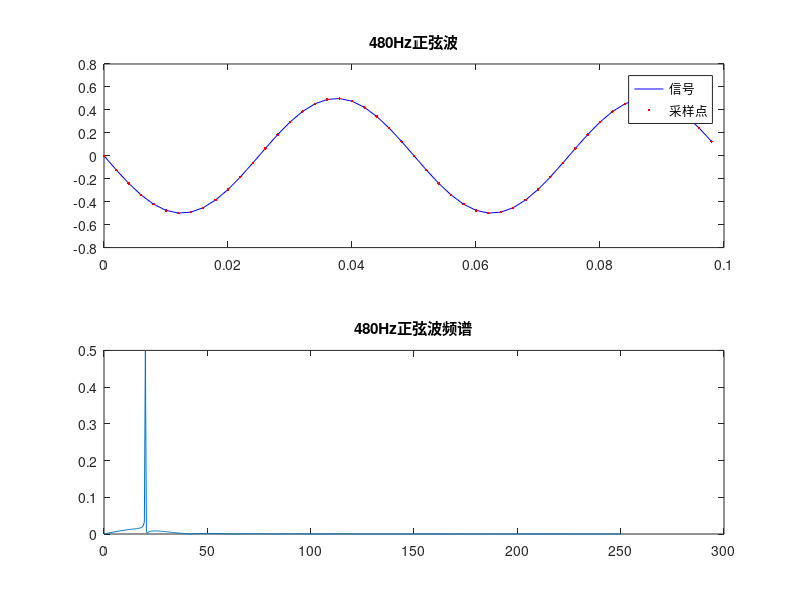
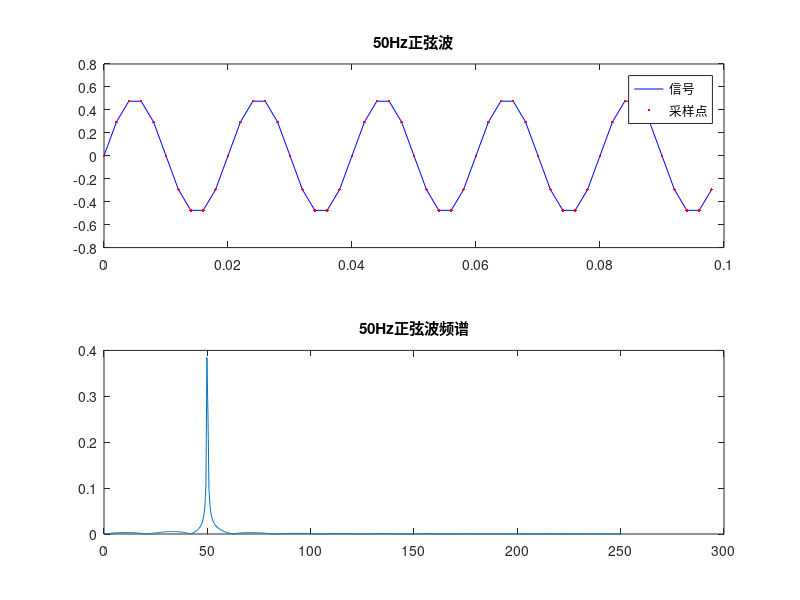
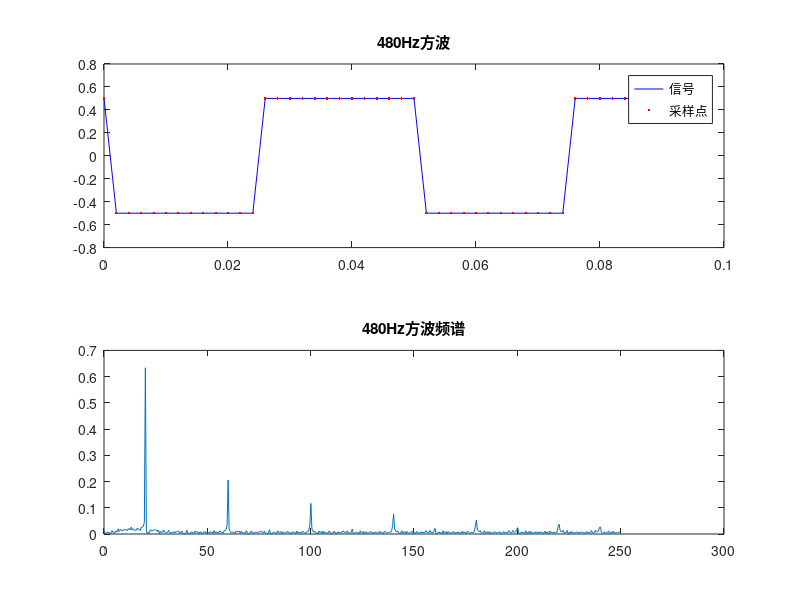
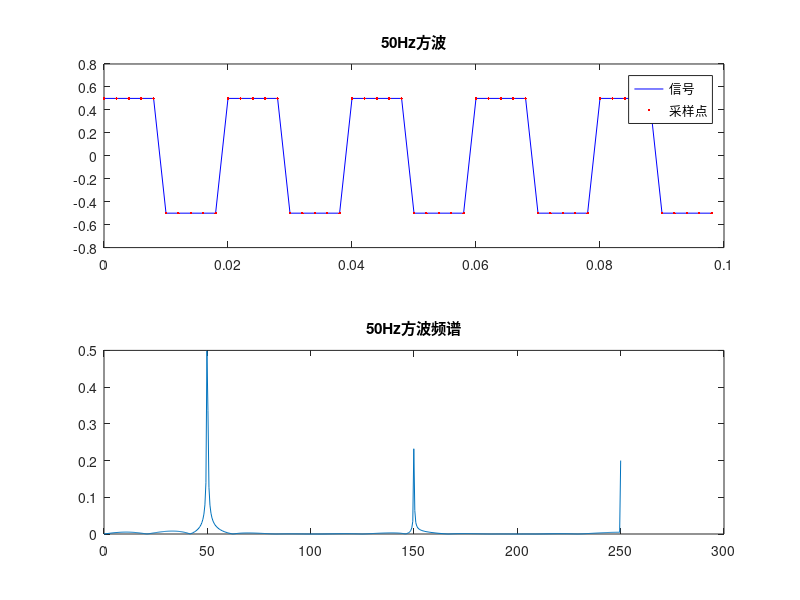

Write MATLAB code to recreate these figures, in order.
% 定义参数
Fs = 500; % 采样频率
T = 1/Fs; % 采样周期
L = 1000; % 信号长度
t = (0:L-1)*T; % 时间向量

% 生成480Hz和50Hz的正弦波和方波
A = 0.5; % 幅度
f1 = 480; % 频率
f2 = 50; % 频率
x1 = A*sin(2*pi*f1*t); % 480Hz正弦波
x2 = A*sin(2*pi*f2*t); % 50Hz正弦波
x3 = A*square(2*pi*f1*t); % 480Hz方波
x4 = A*square(2*pi*f2*t); % 50Hz方波

% 使用FFT计算频谱
NFFT = 2^nextpow2(L); % 下一个2的幂
Y1 = fft(x1,NFFT)/L;
Y2 = fft(x2,NFFT)/L;
Y3 = fft(x3,NFFT)/L;
Y4 = fft(x4,NFFT)/L;
f = Fs/2*linspace(0,1,NFFT/2+1);

% 画出480Hz正弦波及其频谱
figure;
subplot(2,1,1);
p1 = plot(t(1:50), x1(1:50), 'b-');
hold on;
p2 = plot(t(1:50), x1(1:50), 'r.');
hold off;
title('480Hz正弦波');
legend([p1, p2], {'信号', '采样点'});
subplot(2,1,2);
plot(f,2*abs(Y1(1:NFFT/2+1)));
title('480Hz正弦波频谱');
xlim([0 300]);
saveas(gcf, '480Hz_sine_wave.png');

% 画出50Hz正弦波及其频谱
figure;
subplot(2,1,1);
p1 = plot(t(1:50), x2(1:50), 'b-');
hold on;
p2 = plot(t(1:50), x2(1:50), 'r.');
hold off;
title('50Hz正弦波');
legend([p1, p2], {'信号', '采样点'});
subplot(2,1,2);
plot(f,2*abs(Y2(1:NFFT/2+1)));
title('50Hz正弦波频谱');
xlim([0 300]);
saveas(gcf, '50Hz_sine_wave.png');

% 画出480Hz方波及其频谱
figure;
subplot(2,1,1);
p1 = plot(t(1:50), x3(1:50), 'b-');
hold on;
p2 = plot(t(1:50), x3(1:50), 'r.');
hold off;
title('480Hz方波');
legend([p1, p2], {'信号', '采样点'});
subplot(2,1,2);
plot(f,2*abs(Y3(1:NFFT/2+1)));
title('480Hz方波频谱');
xlim([0 300]);
saveas(gcf, '480Hz_square_wave.png');

% 画出50Hz方波及其频谱
figure;
subplot(2,1,1);
p1 = plot(t(1:50), x4(1:50), 'b-');
hold on;
p2 = plot(t(1:50), x4(1:50), 'r.');
hold off;
title('50Hz方波');
legend([p1, p2], {'信号', '采样点'});
subplot(2,1,2);
plot(f,2*abs(Y4(1:NFFT/2+1)));
title('50Hz方波频谱');
xlim([0 300]);
saveas(gcf, '50Hz_square_wave.png');